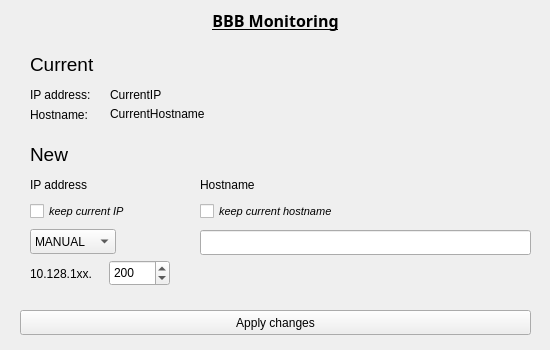
<?xml version="1.0" encoding="UTF-8"?>
<ui version="4.0">
 <class>Form</class>
 <widget class="QWidget" name="Form">
  <property name="geometry">
   <rect>
    <x>0</x>
    <y>0</y>
    <width>550</width>
    <height>350</height>
   </rect>
  </property>
  <property name="minimumSize">
   <size>
    <width>550</width>
    <height>350</height>
   </size>
  </property>
  <property name="windowTitle">
   <string>CONS - Changing BBB IP and Hostname</string>
  </property>
  <widget class="QLabel" name="label">
   <property name="geometry">
    <rect>
     <x>30</x>
     <y>100</y>
     <width>151</width>
     <height>29</height>
    </rect>
   </property>
   <property name="text">
    <string>Hostname:</string>
   </property>
  </widget>
  <widget class="QLabel" name="label_2">
   <property name="geometry">
    <rect>
     <x>30</x>
     <y>80</y>
     <width>131</width>
     <height>29</height>
    </rect>
   </property>
   <property name="text">
    <string>IP address:</string>
   </property>
  </widget>
  <widget class="QPushButton" name="changeButton">
   <property name="enabled">
    <bool>true</bool>
   </property>
   <property name="geometry">
    <rect>
     <x>20</x>
     <y>310</y>
     <width>511</width>
     <height>25</height>
    </rect>
   </property>
   <property name="text">
    <string>Apply changes</string>
   </property>
   <property name="checkable">
    <bool>false</bool>
   </property>
   <property name="autoDefault">
    <bool>false</bool>
   </property>
   <property name="default">
    <bool>false</bool>
   </property>
   <property name="flat">
    <bool>false</bool>
   </property>
  </widget>
  <widget class="QLabel" name="title">
   <property name="geometry">
    <rect>
     <x>10</x>
     <y>0</y>
     <width>531</width>
     <height>41</height>
    </rect>
   </property>
   <property name="font">
    <font>
     <family>Sans Serif</family>
     <pointsize>12</pointsize>
     <weight>75</weight>
     <bold>true</bold>
     <underline>true</underline>
    </font>
   </property>
   <property name="text">
    <string>BBB Monitoring</string>
   </property>
   <property name="textFormat">
    <enum>Qt::RichText</enum>
   </property>
   <property name="alignment">
    <set>Qt::AlignCenter</set>
   </property>
  </widget>
  <widget class="QLabel" name="label_3">
   <property name="geometry">
    <rect>
     <x>30</x>
     <y>140</y>
     <width>111</width>
     <height>29</height>
    </rect>
   </property>
   <property name="font">
    <font>
     <pointsize>14</pointsize>
    </font>
   </property>
   <property name="text">
    <string>New</string>
   </property>
  </widget>
  <widget class="QLabel" name="label_4">
   <property name="geometry">
    <rect>
     <x>200</x>
     <y>170</y>
     <width>111</width>
     <height>29</height>
    </rect>
   </property>
   <property name="text">
    <string>Hostname</string>
   </property>
  </widget>
  <widget class="QLineEdit" name="newHostname">
   <property name="geometry">
    <rect>
     <x>200</x>
     <y>230</y>
     <width>331</width>
     <height>25</height>
    </rect>
   </property>
  </widget>
  <widget class="QSpinBox" name="suffixIP">
   <property name="geometry">
    <rect>
     <x>109</x>
     <y>260</y>
     <width>61</width>
     <height>26</height>
    </rect>
   </property>
   <property name="minimum">
    <number>2</number>
   </property>
   <property name="maximum">
    <number>254</number>
   </property>
   <property name="value">
    <number>200</number>
   </property>
  </widget>
  <widget class="QLabel" name="currentIP">
   <property name="geometry">
    <rect>
     <x>110</x>
     <y>80</y>
     <width>151</width>
     <height>29</height>
    </rect>
   </property>
   <property name="text">
    <string>CurrentIP</string>
   </property>
  </widget>
  <widget class="QLabel" name="currentHostname">
   <property name="geometry">
    <rect>
     <x>110</x>
     <y>100</y>
     <width>421</width>
     <height>29</height>
    </rect>
   </property>
   <property name="text">
    <string>CurrentHostname</string>
   </property>
   <property name="textInteractionFlags">
    <set>Qt::LinksAccessibleByMouse|Qt::TextSelectableByMouse</set>
   </property>
  </widget>
  <widget class="QLabel" name="prefixIP">
   <property name="geometry">
    <rect>
     <x>30</x>
     <y>259</y>
     <width>91</width>
     <height>29</height>
    </rect>
   </property>
   <property name="text">
    <string>10.128.1xx.</string>
   </property>
  </widget>
  <widget class="QComboBox" name="modeIP">
   <property name="geometry">
    <rect>
     <x>30</x>
     <y>229</y>
     <width>86</width>
     <height>25</height>
    </rect>
   </property>
   <item>
    <property name="text">
     <string>MANUAL</string>
    </property>
   </item>
   <item>
    <property name="text">
     <string>DHCP</string>
    </property>
   </item>
  </widget>
  <widget class="QCheckBox" name="keepHostname">
   <property name="geometry">
    <rect>
     <x>200</x>
     <y>200</y>
     <width>331</width>
     <height>23</height>
    </rect>
   </property>
   <property name="font">
    <font>
     <pointsize>8</pointsize>
     <italic>true</italic>
    </font>
   </property>
   <property name="text">
    <string>keep current hostname</string>
   </property>
  </widget>
  <widget class="QLabel" name="label_5">
   <property name="geometry">
    <rect>
     <x>30</x>
     <y>170</y>
     <width>111</width>
     <height>29</height>
    </rect>
   </property>
   <property name="text">
    <string>IP address</string>
   </property>
  </widget>
  <widget class="QCheckBox" name="keepIP">
   <property name="geometry">
    <rect>
     <x>30</x>
     <y>200</y>
     <width>141</width>
     <height>23</height>
    </rect>
   </property>
   <property name="font">
    <font>
     <pointsize>8</pointsize>
     <italic>true</italic>
    </font>
   </property>
   <property name="text">
    <string>keep current IP</string>
   </property>
  </widget>
  <widget class="QLabel" name="label_6">
   <property name="geometry">
    <rect>
     <x>30</x>
     <y>50</y>
     <width>111</width>
     <height>29</height>
    </rect>
   </property>
   <property name="font">
    <font>
     <pointsize>14</pointsize>
    </font>
   </property>
   <property name="text">
    <string>Current</string>
   </property>
  </widget>
 </widget>
 <resources/>
 <connections/>
</ui>
